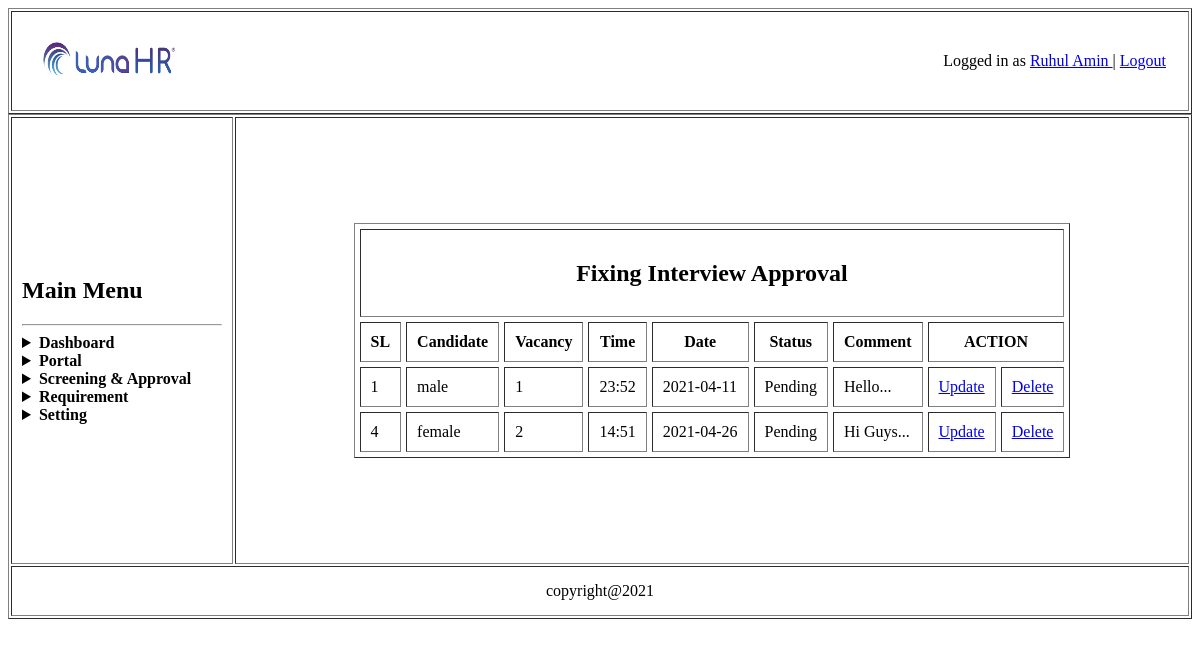
Page /view/fixing_interview_approval.php (signed in) on the committed database.
### tables this page shows
CREATE TABLE `fixing` (
  `id` int(5) NOT NULL,
  `vacancy` varchar(50) NOT NULL,
  `candidate` varchar(50) NOT NULL,
  `time` varchar(50) NOT NULL,
  `date` varchar(50) NOT NULL,
  `status` varchar(50) NOT NULL,
  `comment` varchar(100) NOT NULL
);

### model/fixingInterviewModel.php (called while the page is built, shortened)
<?php
	function FixingInterviewAllData(){
		$conn = getConnection();
		$sql = "select * from fixing";
		$result = mysqli_query($conn, $sql);
		$users =[];
		while($row = mysqli_fetch_assoc($result)){
			array_push($users, $row);
		}
		return $users;
	}
?>

### view/fixing_interview_approval.php (the view, shortened to what this page needs)
</head>
<body>
	<table border="1px" align="center" width="100%">
		<tr>
			<td>
				<table width="100%">
					<tr>
						<td width="150px" height="50px">
							<img src="../asset/company_logo.png" alt="main_logo" width="100%" height="100%">
						</td>
						<td align="right" >Logged in as
							<a href="../controler/view_profile_check.php">
								<?php
									echo $_SESSION['current_user']['name'];
								?>
							</a> |
							<a href="../controler/logout_check.php">Logout</a>
						</td>
					</tr>
				</table>
			</td>
		</tr>
	</table>
	<table  border="1px" align="cen" width="100%">
		<tr>
			<td width="200px" height="425px"><h2>Main Menu</h2>
				<hr>
				<details>
					<summary><b>Dashboard</b></summary>
				</details>
				<details>
					<summary><b>Portal</b></summary>
				</details>
				<details>
					<summary><b>Screening & Approval</b></summary>
				</details>
				<details>
					<summary><b>Requirement</b></summary>
				</details>
				<details>
					<summary><b>Setting</b></summary>
				</details>
			</td>
			<td colspan="2" align="center">
				<table border="1px" align="center" cellspacing="5" cellpadding="5">
					<tr>
						<td align="center" colspan="11">
							<h2>Fixing Interview Approval</h2>
						</td>
					</tr>
					<tr>
						<th>SL</th>
						<th>Candidate</th>
						<th>Vacancy</th>
						<th>Time</th>
						<th>Date</th>
						<th>Status</th>
						<th>Comment</th>
						<th colspan="2">ACTION</th>
					</tr>
					<?php
						require_once('../model/fixingInterviewModel.php');
						$result = FixingInterviewAllData();
						if(count($result)>0){
							foreach ($result as $key => $value) {
								echo "
									<tr>
										<td>{$value['id']}</td>
										<td>{$value['candidate']}</td>
										<td>{$value['vacancy']}</td>
										<td>{$value['time']}</td>
										<td>{$value['date']}</td>
										<td>{$value['status']}</td>
										<td>{$value['comment']}</td>
										<td>
											<a href='../controler/fixing_interview_edit.php?id=$value[id]'>Update</a>
										</td>
										<td>
											<a href='../controler/fixing_interview_approval_delete.php?id=$value[id]'>Delete</a>
										</td>
									</tr>
								";
							}
						}
					?>
				</table>
			</td>
		</tr>

### rows in the picture
fixing: id "1", candidate "male", vacancy "1", time "23:52", date "2021-04-11", status "Pending", comment "Hello..."
fixing: id "4", candidate "female", vacancy "2", time "14:51", date "2021-04-26", status "Pending", comment "Hi Guys..."

### other values in the picture
$_SESSION['current_user']['name'] "Ruhul Amin"
